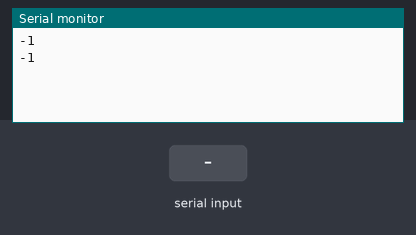
Bench run of a sketch on a simulated Arduino Uno, built with avr-gcc and run on an emulated ATmega328P. Shown: the last lines printed to the serial monitor. The inputs (shaded band) are chosen by the test bench.

Above: at 1.2 s.
1.3 s: "1" received over Serial
At 2.4 s:
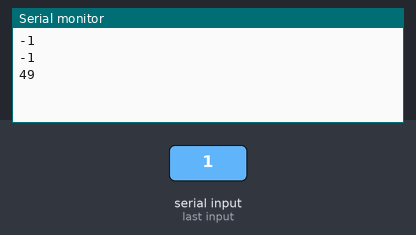
2.8 s: "0" received over Serial
At 3.8 s:
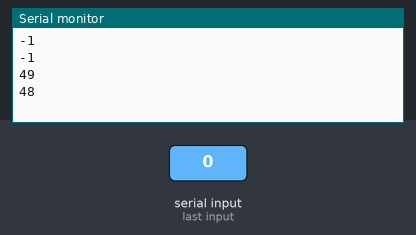
4.3 s: "2" received over Serial
At 5.8 s:
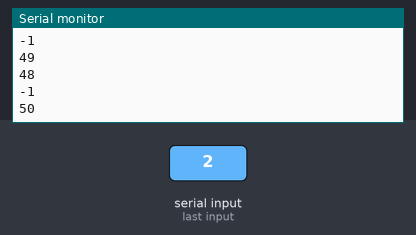
Timing chart, 0 to 7.3 s (numbered marks = the images above; inputs shaded):
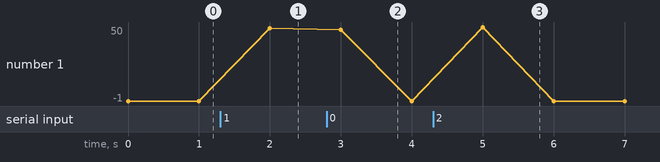

Measured:
- after the input at 1.3 s, the serial monitor: prints a new line after 0.70 s (image 1)
- after the input at 2.8 s, the serial monitor: prints a new line after 0.20 s (image 2)
- after the input at 4.3 s, the serial monitor: prints a new line after 0.70 s (image 3)
- plotted number 1: -1 → 49 after the input at 1.3 s

The sketch:

Serial2.ino
```cpp
void setup()
{
  Serial.begin(9600); // 통신 속도 설정, 단위: bps
}

void loop()
{
  Serial.println(Serial.read());
  delay(1000);
}
```
